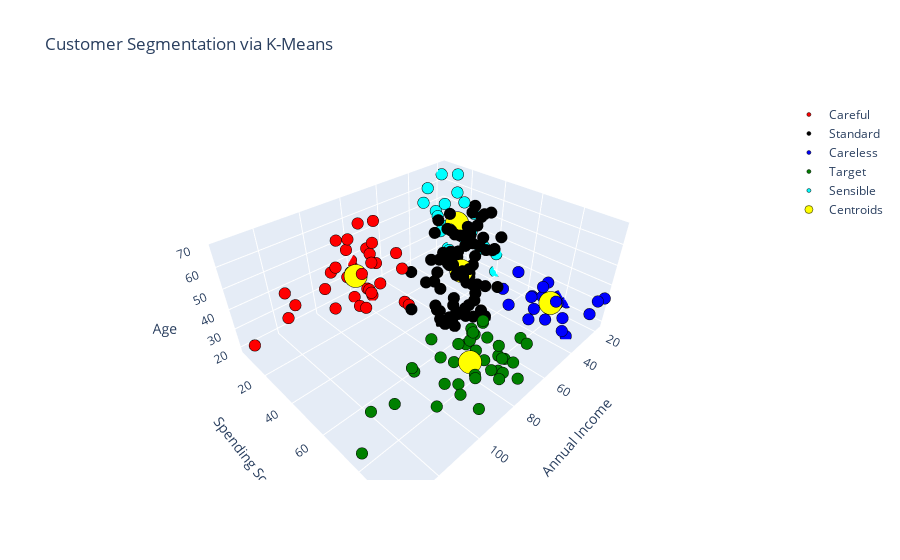

The cell this chart's notebook holds for it:
### Code cell
centroids = getTrace(kmeans.cluster_centers_[:, 0], kmeans.cluster_centers_[:, 1], kmeans.cluster_centers_[:, 2], s= 8, c = 'yellow', label='Centroids')
t1 = getTrace(X[y_kmeans == 0, 0], X[y_kmeans == 0, 1], X[y_kmeans == 0, 2], s= 4, c='red', label = 'Careful') #match with red=1 initial class
t2 = getTrace(X[y_kmeans == 1, 0], X[y_kmeans == 1, 1], X[y_kmeans == 1, 2], s= 4, c='black', label = 'Standard') #match with black=3 initial class
t3 = getTrace(X[y_kmeans == 2, 0], X[y_kmeans == 2, 1], X[y_kmeans == 2, 2], s= 4, c='blue', label = 'Careless') #match with blue=2 initial class
t4 = getTrace(X[y_kmeans == 3, 0], X[y_kmeans == 3, 1], X[y_kmeans == 3, 2], s= 4, c='green', label = 'Target') #match with green=0 initial class
t5 = getTrace(X[y_kmeans == 4, 0], X[y_kmeans == 4, 1], X[y_kmeans == 4, 2], s= 4, c='cyan', label = 'Sensible') #match with black=3 initial class

x=X[:,0]
y=X[:,1]
z=X[:,2]
showGraph("Customer Segmentation via K-Means", "Annual Income", [min(x),max(x)], "Spending Score", [min(y),max(y)],
          "Age", [min(z)-1,max(z)], [t1,t2,t3,t4,t5,centroids])

### Figure 1 — Plotly figure (JSON) as saved in the notebook; plotly's stock layout.template omitted (floating-point values rounded to 4 significant figures)
{"data": [{"marker": {"color": "red", "line": {"color": "rgb(0, 0, 0)", "width": 0.5}, "opacity": 1, "size": 4}, "mode": "markers", "name": "Careful", "type": "scatter3d", "x": [70, 71, 71, 72, 73, 73, 74, 75, 77, 77, 78, 78, 78, 78, 78, 78, 79, 81, 85, 86, 87, 87, 87, 88, 88, 93, 97, 98, 99, 101, 103, 103, 113, 120, 126, 137], "y": [29, 11, 9, 34, 5, 7, 10, 5, 12, 36, 22, 17, 20, 16, 1, 1, 35, 5, 26, 20, 27, 13, 10, 13, 15, 14, 32, 15, 39, 24, 17, 23, 8, 16, 28, 18], "z": [23, 59, 47, 25, 20, 44, 19, 57, 25, 48, 34, 43, 44, 47, 37, 34, 56, 19, 50, 42, 36, 40, 36, 52, 58, 59, 37, 46, 41, 54, 41, 34, 33, 47, 45, 32]}, {"marker": {"color": "black", "line": {"color": "rgb(0, 0, 0)", "width": 0.5}, "opacity": 1, "size": 4}, "mode": "markers", "name": "Standard", "type": "scatter3d", "x": [40, 40, 40, 40, 42, 42, 43, 43, 43, 43, 44, 44, 46, 46, 46, 46, 47, 47, 48, 48, 48, 48, 48, 48, 49, 49, 50, 50, 54, 54, 54, 54, 54, 54, 54, 54, 54, 54, 54, 54, 57, 57, 58, 58, 59, 59, 60, 60, 60, 60, 60, 60, 61, 61, 62, 62, 62, 62, 62, 62, 63, 63, 63, 63, 63, 63, 64, 64, 65, 65, 65, 65, 67, 67, 67, 67, 69, 71, 76], "y": [55, 47, 42, 42, 52, 60, 54, 60, 45, 41, 50, 46, 51, 46, 56, 55, 52, 59, 51, 59, 50, 48, 59, 47, 55, 42, 49, 56, 47, 54, 53, 48, 52, 42, 51, 55, 41, 44, 57, 46, 58, 55, 60, 46, 55, 41, 49, 40, 42, 52, 47, 50, 42, 49, 41, 48, 59, 55, 56, 42, 50, 46, 43, 48, 52, 54, 42, 46, 48, 50, 43, 59, 43, 57, 56, 40, 58, 35, 40], "z": [50, 27, 29, 31, 49, 33, 31, 59, 50, 47, 51, 69, 27, 53, 70, 19, 67, 54, 63, 18, 43, 68, 19, 32, 70, 47, 60, 60, 59, 26, 45, 40, 23, 49, 57, 38, 67, 46, 21, 48, 55, 22, 34, 50, 68, 18, 48, 40, 32, 24, 47, 27, 48, 20, 23, 49, 67, 26, 49, 21, 66, 54, 68, 66, 65, 19, 38, 19, 18, 19, 63, 49, 51, 50, 27, 38, 40, 43, 28]}, {"marker": {"color": "blue", "line": {"color": "rgb(0, 0, 0)", "width": 0.5}, "opacity": 1, "size": 4}, "mode": "markers", "name": "Careless", "type": "scatter3d", "x": [15, 16, 17, 18, 19, 19, 20, 20, 21, 23, 24, 25, 28, 28, 29, 30, 33, 33, 34, 37, 38, 39, 39], "y": [81, 77, 76, 94, 72, 99, 77, 79, 66, 98, 73, 73, 82, 61, 87, 73, 92, 81, 73, 75, 92, 61, 65], "z": [21, 23, 22, 23, 30, 35, 24, 22, 20, 35, 25, 31, 29, 35, 23, 21, 18, 21, 30, 20, 24, 31, 24]}, {"marker": {"color": "green", "line": {"color": "rgb(0, 0, 0)", "width": 0.5}, "opacity": 1, "size": 4}, "mode": "markers", "name": "Target", "type": "scatter3d", "x": [69, 70, 71, 71, 71, 72, 73, 73, 74, 75, 76, 77, 77, 78, 78, 78, 78, 78, 78, 79, 81, 85, 86, 87, 87, 87, 88, 88, 93, 97, 98, 99, 101, 103, 103, 113, 120, 126, 137], "y": [91, 77, 95, 75, 75, 71, 88, 73, 72, 93, 87, 97, 74, 90, 88, 76, 89, 78, 73, 83, 93, 75, 95, 63, 75, 92, 86, 69, 90, 86, 88, 97, 68, 85, 69, 91, 79, 74, 83], "z": [39, 31, 40, 38, 39, 31, 29, 32, 35, 32, 32, 28, 32, 34, 39, 38, 27, 30, 30, 29, 31, 36, 33, 32, 28, 36, 30, 27, 35, 32, 29, 30, 28, 36, 32, 38, 35, 32, 30]}, {"marker": {"color": "cyan", "line": {"color": "rgb(0, 0, 0)", "width": 0.5}, "opacity": 1, "size": 4}, "mode": "markers", "name": "Sensible", "type": "scatter3d", "x": [15, 16, 17, 18, 19, 19, 20, 20, 21, 23, 24, 25, 28, 28, 29, 30, 33, 33, 34, 37, 38, 39, 39], "y": [39, 6, 40, 6, 3, 14, 15, 13, 35, 29, 35, 5, 14, 32, 31, 4, 4, 14, 17, 26, 35, 36, 28], "z": [19, 20, 31, 35, 64, 67, 58, 37, 35, 52, 35, 46, 54, 45, 40, 60, 53, 49, 42, 36, 65, 48, 49]}, {"marker": {"color": "yellow", "line": {"color": "rgb(0, 0, 0)", "width": 0.5}, "opacity": 1, "size": 8}, "mode": "markers", "name": "Centroids", "type": "scatter3d", "x": [87.75, 55.29, 26.3, 86.54, 26.3], "y": [17.58, 49.57, 78.57, 82.13, 20.91], "z": [40.67, 43.09, 25.52, 32.69, 45.22]}], "layout": {"scene": {"xaxis": {"range": [15, 137], "title": {"text": "Annual Income"}}, "yaxis": {"range": [1, 99], "title": {"text": "Spending Score"}}, "zaxis": {"range": [17, 70], "title": {"text": "Age"}}}, "title": {"text": "Customer Segmentation via K-Means"}}}
